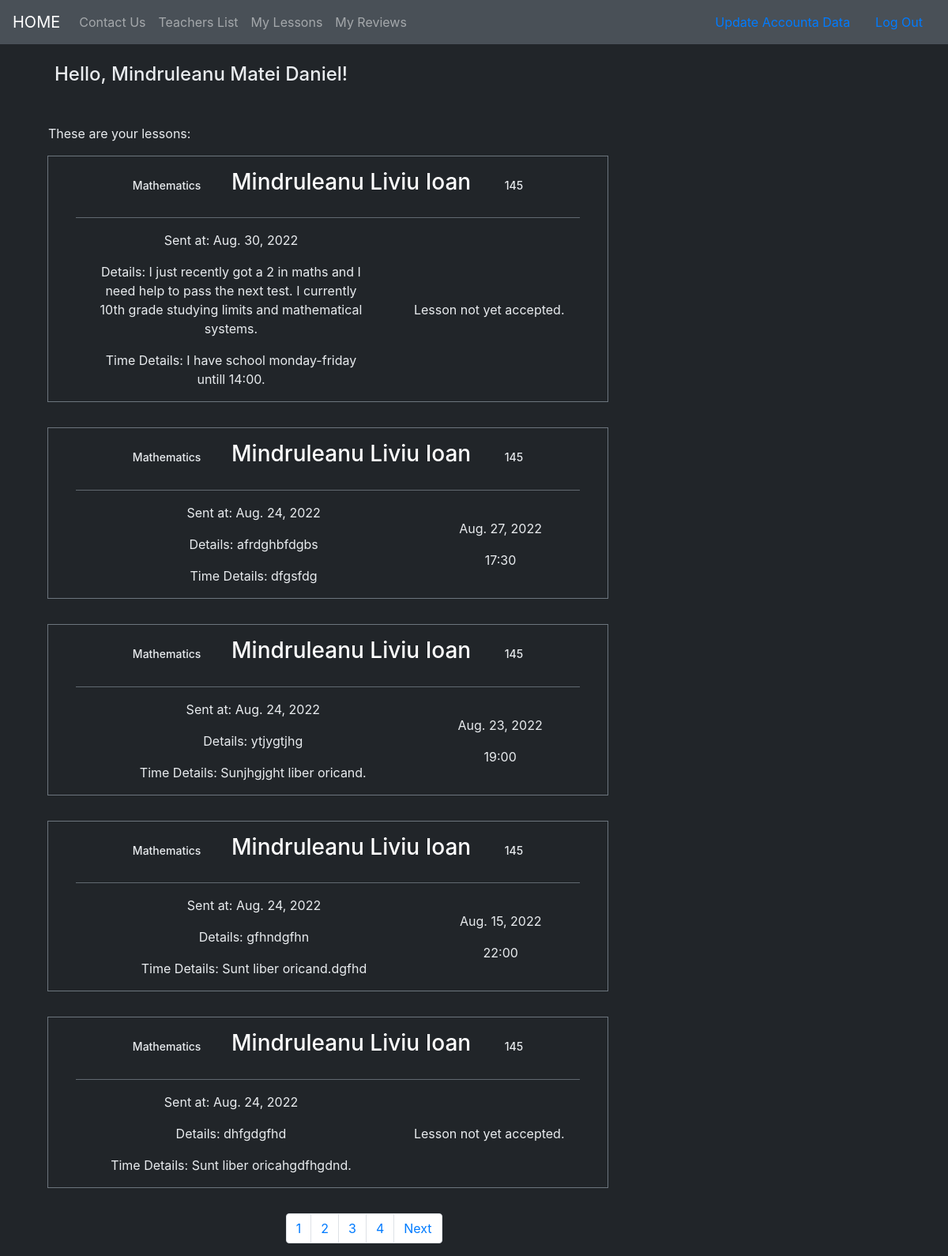
Screenshot of /lessons/s/8/ (signed in) with the database file from the repository.
### accounts/models.py (models this page shows, shortened)
class User(AbstractUser):
    phone_number = models.CharField(max_length=10,blank=False, validators=[phone_number_validator], unique=True)
    email = models.EmailField(unique=True)
    is_student = models.BooleanField(default=False)
    is_teacher = models.BooleanField(default=False)

class Teacher(models.Model):
    user = models.OneToOneField(User, on_delete=models.CASCADE, primary_key=True)
    subject = models.ForeignKey(Subject, on_delete=models.SET_NULL, null=True)
    price = models.IntegerField(default=100)

class Subject(models.Model):
    name = models.CharField(max_length=264)
    def __str__(self):
        return self.name

### lessons/models.py (models this page shows, shortened)
class Lesson(models.Model):
    user = models.ForeignKey(User, on_delete=models.CASCADE)
    teacher = models.ForeignKey(Teacher, on_delete=models.CASCADE, null=True)
    sent_date = models.DateField(auto_now_add=True)
    accepted = models.BooleanField(default=False)
    planned_date = models.DateField(auto_now_add=False, null=True, blank=True)
    planned_time = models.CharField(max_length=164, null=True, blank=True)
    description = models.TextField()
    time_description = models.TextField(default="Sunt liber oricand.")
    class Meta:
        ordering = ["-sent_date"]

### lessons/views.py (the view)
# urls.py: path('s/<int:pk>/', views.StudentLessons.as_view(), name='student_lessons'),
@method_decorator([login_required, student_required], name='dispatch')
class StudentLessons(generic.ListView):
    model = Lesson
    template_name = 'lessons/student_lessons_list.html'
    paginate_by = 5
    def get_queryset(self):
        queryset = super(StudentLessons, self).get_queryset()
        queryset = queryset.filter(user=self.request.user)
        return queryset
    def get_context_data(self,**kwargs):
        context = super().get_context_data(**kwargs)
        context['user'] = self.request.user
        return context

### lessons/templates/lessons/student_lessons_list.html
{% extends "base.html" %}
{% load bootstrap_icons %}
{% block extra_css %}
    {% load static %}
    <link rel="stylesheet" type="text/css" href="{% static 'invicta/css/lessons_and_reviews.css' %}" >
{% endblock %}
{% block content %}
    <h4 class="list-title">Hello, {{user.first_name}} {{user.last_name}}!</h4>
    <p class="list-paragraph">These are your lessons:</p>
    <div class="col-md-8">
        {% for lesson in object_list  %}
            {% include "lessons/_student_lesson.html" %}
        {% endfor %}
        {% include "_pagination.html" %}
    </div>
{% endblock %}

### lessons/templates/lessons/_student_lesson.html (shortened to what this page needs)
{% load bootstrap_icons %}
<div class="lessons_list_div">
    <h3 class="lesson_title">
        <span> {{lesson.teacher.subject}} </span>
        <a class="lessons-a" href="{% url 'profiles:profile_detail' slug=lesson.teacher.profile.slug %}">
            {{ lesson.teacher.user.first_name }} {{ lesson.teacher.user.last_name }}
        </a>
        <span>
            {{lesson.teacher.price}}
        </span>
    </h3>
    <hr class="lesson_hr">
    <div class="lesson_info">
        <div class="student_lesson_left_side">
            <p>
                Sent at: {{ lesson.sent_date }}
            </p>
            <p>
                Details: {{ lesson.description }}
            </p>
            <p>
                Time Details: {{ lesson.time_description }}
            </p>
        </div>
        <div class="student_lesson_right_side">
            {% if lesson.accepted %}
                <p>
                    {{ lesson.planned_date }}
                </p>
                <p>
                    {{ lesson.planned_time }}
                </p>
            {% else %}
                <p>Lesson not yet accepted.</p>
            {% endif %}
        </div>
    </div>
</div>

### static/invicta/css/master.css (style rules this page uses)
body { background-color: #212529; color: #E9ECEF; }

### static/invicta/css/lessons_and_reviews.css (style rules this page uses)
.lessons_list_div { border : 1px solid #6C757D; margin-bottom: 2em; text-align: center; padding-top: 1em; }
.lesson_info { display: flex; justify-content: space-evenly; align-items: center; }
.lesson_title { margin-bottom: 1em; }
a.lessons-a { color: white; text-decoration: none; margin-left: 1.25em; margin-right: 1.25em; }
.lesson_title>span { font-size: 0.5em; }
.student_lesson_left_side>p { text-align: center; align-items: center; }
.student_lesson_left_side { width: 50%; align-items: center; text-align: center; }
.list-title { margin: 1em 1em 2em 1em; }
.list-paragraph { font-size: 1em; margin-left: 1em; }
.lesson_hr { background-color: #6C757D; width: 90%; }

### rows the page displays
User: first_name "Mindruleanu", last_name "Matei Daniel"
Lesson: teacher.subject "Mathematics", teacher.user.first_name "Mindruleanu", teacher.user.last_name "Liviu Ioan", teacher.price "145", sent_date "Aug. 30, 2022", description "I just recently got a 2 in maths and I need help to pass the next test. I currently 10th grade studying limits and mathematical systems.", time_description "I have school monday-friday untill 14:00.", accepted "Lesson not yet accepted."
Lesson: teacher.subject "Mathematics", teacher.user.first_name "Mindruleanu", teacher.user.last_name "Liviu Ioan", teacher.price "145", sent_date "Aug. 24, 2022", description "afrdghbfdgbs", time_description "dfgsfdg", planned_date "Aug. 27, 2022", planned_time "17:30"
Lesson: teacher.subject "Mathematics", teacher.user.first_name "Mindruleanu", teacher.user.last_name "Liviu Ioan", teacher.price "145", sent_date "Aug. 24, 2022", description "ytjygtjhg", time_description "Sunjhgjght liber oricand.", planned_date "Aug. 23, 2022", planned_time "19:00"
Lesson: teacher.subject "Mathematics", teacher.user.first_name "Mindruleanu", teacher.user.last_name "Liviu Ioan", teacher.price "145", sent_date "Aug. 24, 2022", description "gfhndgfhn", time_description "Sunt liber oricand.dgfhd", planned_date "Aug. 15, 2022", planned_time "22:00"
Lesson: teacher.subject "Mathematics", teacher.user.first_name "Mindruleanu", teacher.user.last_name "Liviu Ioan", teacher.price "145", sent_date "Aug. 24, 2022", description "dhfgdgfhd", time_description "Sunt liber oricahgdfhgdnd.", accepted "Lesson not yet accepted."

### other values shown
{{ number }} "1" "2" "3" "4"
